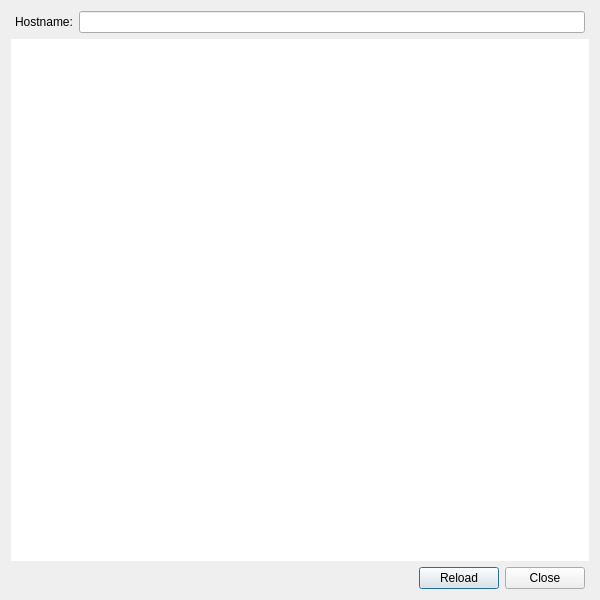
<?xml version="1.0" encoding="UTF-8"?>
<ui version="4.0">
 <class>monitorDetails</class>
 <widget class="QDialog" name="monitorDetails">
  <property name="geometry">
   <rect>
    <x>0</x>
    <y>0</y>
    <width>600</width>
    <height>600</height>
   </rect>
  </property>
  <property name="minimumSize">
   <size>
    <width>600</width>
    <height>600</height>
   </size>
  </property>
  <property name="windowTitle">
   <string>Scan Process Details</string>
  </property>
  <property name="windowIcon">
   <iconset resource="../../../mainwin.qrc">
    <normaloff>:/images/icons/128x128/nmapsi4.png</normaloff>:/images/icons/128x128/nmapsi4.png</iconset>
  </property>
  <layout class="QVBoxLayout" name="verticalLayout_2">
   <item>
    <layout class="QHBoxLayout" name="horizontalLayout_2">
     <property name="leftMargin">
      <number>4</number>
     </property>
     <property name="rightMargin">
      <number>4</number>
     </property>
     <item alignment="Qt::AlignRight">
      <widget class="QLabel" name="label">
       <property name="text">
        <string>Hostname:</string>
       </property>
       <property name="buddy">
        <cstring>monitorEditHostname</cstring>
       </property>
      </widget>
     </item>
     <item>
      <widget class="QLineEdit" name="monitorEditHostname">
       <property name="readOnly">
        <bool>true</bool>
       </property>
      </widget>
     </item>
    </layout>
   </item>
   <item>
    <widget class="QFrame" name="frame">
     <property name="frameShape">
      <enum>QFrame::NoFrame</enum>
     </property>
     <property name="frameShadow">
      <enum>QFrame::Raised</enum>
     </property>
     <property name="lineWidth">
      <number>0</number>
     </property>
     <layout class="QVBoxLayout" name="verticalLayout">
      <property name="margin">
       <number>0</number>
      </property>
      <item>
       <widget class="QListWidget" name="detailsListW">
        <property name="frameShape">
         <enum>QFrame::NoFrame</enum>
        </property>
        <property name="lineWidth">
         <number>0</number>
        </property>
        <property name="alternatingRowColors">
         <bool>true</bool>
        </property>
        <property name="resizeMode">
         <enum>QListView::Adjust</enum>
        </property>
        <property name="gridSize">
         <size>
          <width>0</width>
          <height>20</height>
         </size>
        </property>
        <property name="currentRow">
         <number>-1</number>
        </property>
       </widget>
      </item>
     </layout>
    </widget>
   </item>
   <item>
    <layout class="QHBoxLayout" name="horizontalLayout">
     <property name="leftMargin">
      <number>4</number>
     </property>
     <property name="rightMargin">
      <number>4</number>
     </property>
     <item>
      <spacer name="horizontalSpacer">
       <property name="orientation">
        <enum>Qt::Horizontal</enum>
       </property>
       <property name="sizeHint" stdset="0">
        <size>
         <width>40</width>
         <height>20</height>
        </size>
       </property>
      </spacer>
     </item>
     <item>
      <widget class="QPushButton" name="monitorReloadButt">
       <property name="text">
        <string>Reload</string>
       </property>
       <property name="icon">
        <iconset resource="../../../mainwin.qrc">
         <normaloff>:/images/images/reload.png</normaloff>:/images/images/reload.png</iconset>
       </property>
      </widget>
     </item>
     <item>
      <widget class="QPushButton" name="monitorCloseButt">
       <property name="text">
        <string>Close</string>
       </property>
       <property name="icon">
        <iconset resource="../../../mainwin.qrc">
         <normaloff>:/images/images/button_cancel.png</normaloff>:/images/images/button_cancel.png</iconset>
       </property>
      </widget>
     </item>
    </layout>
   </item>
  </layout>
 </widget>
 <resources>
  <include location="../../../mainwin.qrc"/>
 </resources>
 <connections/>
</ui>
